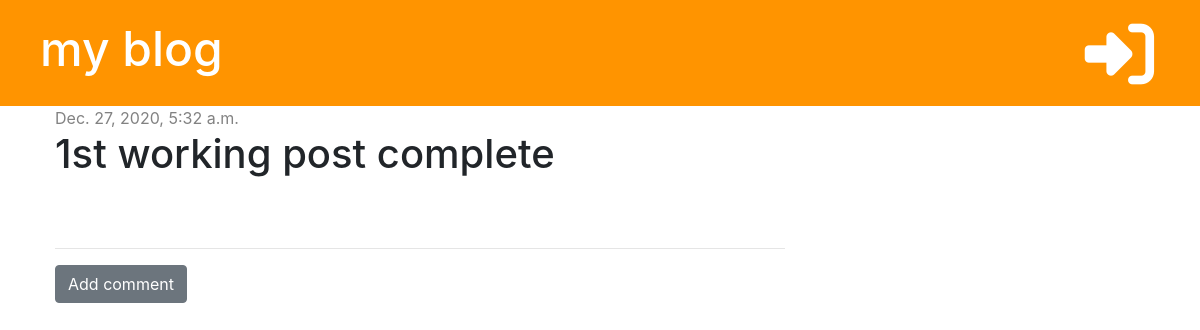
The app's page /post/34/, older data.
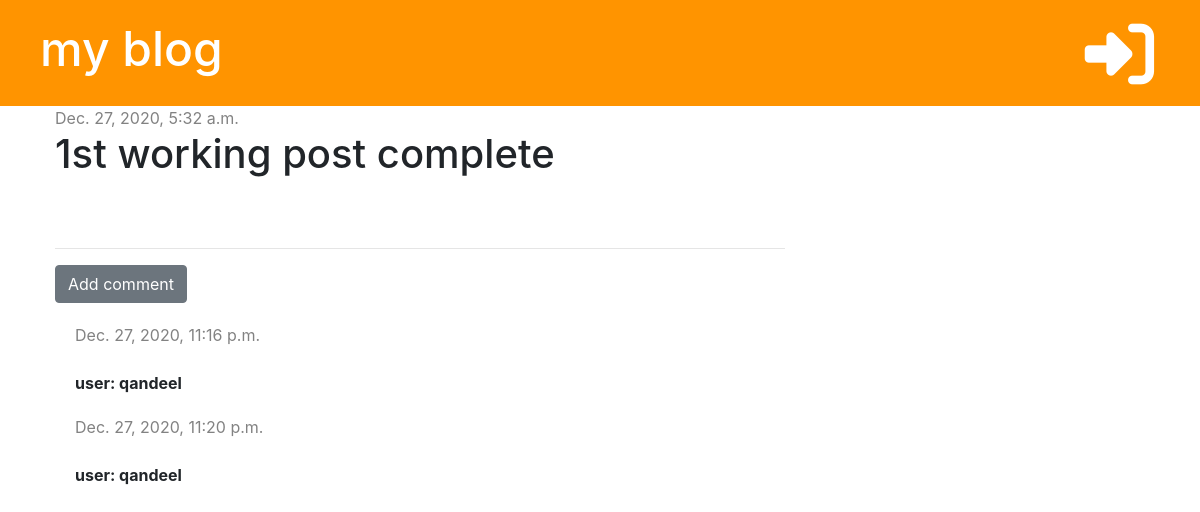
The same page, newer data.
### blog/models.py (models this page shows, shortened)
class Comment(models.Model):
    post = models.ForeignKey('blog.Post', on_delete=models.CASCADE, related_name='comments') #that related name is used when we want to access our all comments of a specific post.
    author = models.CharField(max_length=200)
    text = models.TextField()
    created_date = models.DateTimeField(default=timezone.now)
    approved = models.BooleanField(default=False)

### blog/views.py (the view)
# urls.py: path('post/<int:post_id>/', views.post_detail, name='post_detail'),
def post_detail(request, post_id):
    post = get_object_or_404(Post, pk=post_id)
    stuff_for_frontend = {'post': post}
    return render(request, 'blog/post_detail.html', stuff_for_frontend)

### blog/templatetags/markdownify.py (called while the page is built)
@register.filter
def markdown(value):
    renderer = HighlightRenderer()
    markdown = mistune.Markdown(renderer=renderer)
    return markdown(value)

### blog/templates/blog/post_detail.html (shortened to what this page needs)
{% extends "base.html" %}
{% load markdownify %}
{% block content %}
    <div class="post">
        {% if post.published_date %}
            <div class="date">
                {{ post.published_date }}
            </div>
        {% else %}
            <a href="{% url 'blog:post_publish' post.id %}" class="btn btn-primary">Publish</a>
        {% endif %}
        <h1>{{ post.title }}</h1>
    </div>
    <hr>
    <a href="{% url 'blog:add_comment_to_post' post.id %}" class="btn btn-secondary">Add comment</a>
    {% for comment in post.comments.all %}
        {% if user.is_authenticated or comment.approved %}
            <div class="comment">
                <div class="date">
                    {{ comment.created_date }}
                </div>
                <br>
                <strong>user: {{ comment.author }}</strong>
            </div>
        {% endif %}
    {% empty %}
        <p>No comments yet...</p>
    {% endfor %}
{% endblock %}

Row changes from the older to the newer data that the page shows:
added Comment: created_date "Dec. 27, 2020, 11:16 p.m.", author "qandeel"
added Comment: created_date "Dec. 27, 2020, 11:20 p.m.", author "qandeel"
